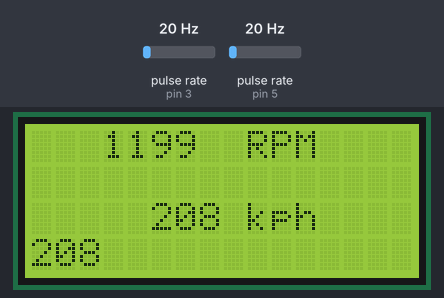
Bench run of a sketch on a simulated Arduino Uno, built with avr-gcc and run on an emulated ATmega328P. Parts: 16×4 character LCD. Wiring (inferred from the names in the program): 2 × pulse sensor: data pin 3 / data pin 5. The test bench sets the inputs (shaded band); at power-on: pulse rate (sensors on pin 3, pin 5) 20 Hz. What the sketch prints to the serial monitor is not drawn.

Above: at 1.2 s.
1.3 s: pulse rate (sensor on pin 3) set to 150 Hz
At 1.53 s:
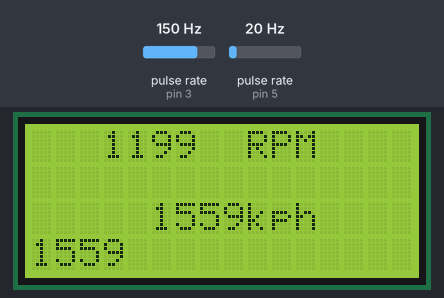
2.9 s: pulse rate (sensor on pin 5) set to 50 Hz
At 4.9 s:
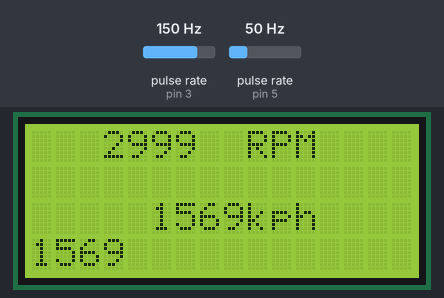
5.0 s: pulse rate (sensor on pin 3) set to 4 Hz
At 5.7 s:
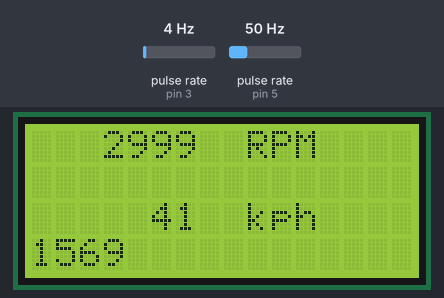
6.8 s: pulse rate (sensor on pin 5) set to 150 Hz
At 7.89 s:
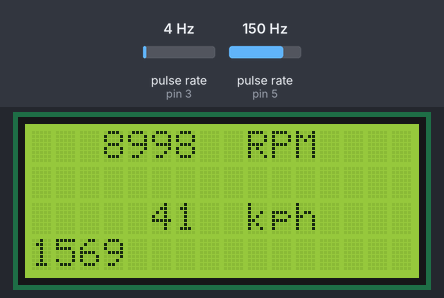
8.3 s: pulse rate (sensor on pin 3) set to 100 Hz
At 8.79 s:
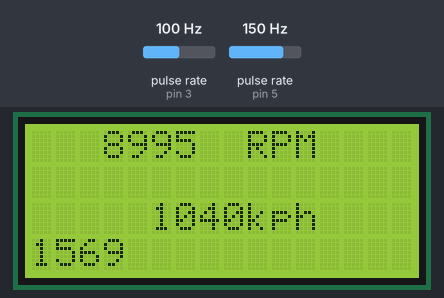
10.0 s: pulse rate (sensor on pin 5) set to 196 Hz
At 12.35 s:
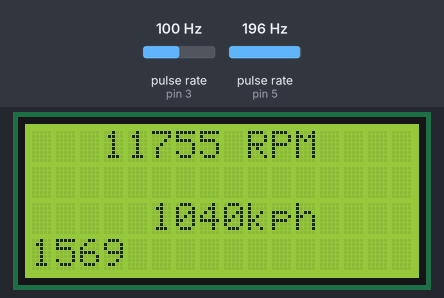
Timing chart, 0 to 12.5 s (numbered marks = the images above; inputs shaded):
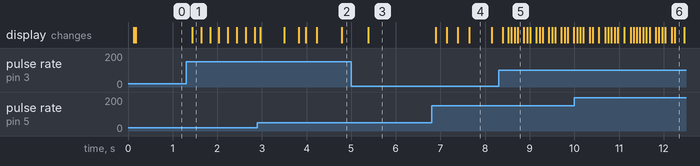

The sketch:

dashboard_1.0.ino
```cpp
/**************
 *  CURT FS   *
 * 18/4/2016  *
 *            *
 * Omar Gamal *
 **************/

//testing timers to hold the processors before counting
int timer1 = 0;
int timer2 = 0;

//The tyre outer radius of our FS wheel in cm.
#define RADIUS 23

//virtual ground pin, should be revised
#define VIRTUAL_GND 12

//SPEED_SIGNAL = wheel speed hall effect sensor, RPM_SIGNAL = rpm from engine ECU
#define SPEED_SIGNAL 3
#define RPM_SIGNAL 5


//LCD Library and configurations to 4-bit data mode
#include <LiquidCrystal.h>
LiquidCrystal lcd(11, 10, 9, 8, 7, 6);

//durations must be unsigned long because micros expand very quickly.
unsigned long int speed_duration;
unsigned long int rpm_duration;

//16-bit variables to hold rpm, kph, max speed and engine rpm values is more than enough. max of 65536
unsigned int wheel_rpm;
unsigned int kph;
unsigned int max_speed = 0;
unsigned int engine_rpm = 0;


//setup and configurations function
void setup()
{
  //another power supply from arduino to get 5 out of the sensor not used with our FS car.
  //works with the power bank.
  //pinMode(9, OUTPUT);
  //analogWrite(9, 400);

  //Setting the virtual ground pin *must check the pin 12*
  pinMode(VIRTUAL_GND, INPUT);//NEVER put it output or you fry the Dueno!

  //Sensors pin configurations
  pinMode(SPEED_SIGNAL, INPUT);
  pinMode(RPM_SIGNAL, INPUT);

  //Serial communication baud rate
  Serial.begin(9600);

  //LCD Initialization
  lcd.begin(16, 4);
  lcd.clear();

  lcd.setCursor(0, 0);
  lcd.print("   0     RPM    ");


  //Putting the constant characters on the LCD
  lcd.setCursor(9, 2);
  lcd.print("kph");

  lcd.setCursor(3, 2);
  lcd.print("  0  ");
}

void loop()
{
  //returns the us of the revolution and returns 0 if less than 5.8 rpm
  //or 1 kph
  while((digitalRead(SPEED_SIGNAL) == HIGH) && (timer1 < 10000))
  {
    timer1++;
  }

  speed_duration = pulseIn(SPEED_SIGNAL, HIGH, 5202477);

  timer1 = 0;
  //If the wheel isn't moving or slower than 1 kph
  if(speed_duration == 0)
  {
    wheel_rpm = 0;
    kph = 0;

    lcd.setCursor(0, 2);
    lcd.print("     0   kph    ");

    Serial.print("SPEED   ");
    Serial.println(kph);
  }

  //If the wheel is moving any thing higher than 5.8 rpm or 1 kph
  else
  {
    //converting from us to rpm
    wheel_rpm = 60000000/(float(speed_duration));

    //converting from rpm to kph
    kph = (wheel_rpm * 0.0012 * RADIUS * 3.141592654);

    lcd.setCursor(0, 2);
    lcd.print("     0   kph    ");

    lcd.setCursor(5, 2);
    lcd.print(kph);

    Serial.print("SPEED   ");
    Serial.println(kph);
  }

  max_speed = (max_speed > kph ? max_speed : kph);

  lcd.setCursor(0, 3);
  lcd.print(max_speed);


  //engine rpm calculations
  while((digitalRead(RPM_SIGNAL) == HIGH) && (timer2 < 10000))
  {
    timer2++;
  }

  rpm_duration = pulseIn(RPM_SIGNAL, HIGH);
  timer2 = 0;

  if (rpm_duration != 0)
  {
    //converting from us to rpm. Multiplied by 1/2 because ECU returns double the RPM
    engine_rpm = (0.5 * 60000000)/(float(rpm_duration));

    lcd.setCursor(0, 0);
    lcd.print("         RPM    ");

    lcd.setCursor(3, 0);
    lcd.print(engine_rpm);

    Serial.print("RPM   ");
    Serial.println(engine_rpm);
  }

  else
  {
    lcd.setCursor(0, 0);
    lcd.print("   0     RPM    ");

    Serial.print("RPM   ");
    Serial.println(engine_rpm);
  }

  //should be optimized like the high performance cars and changed to millis() to free the processor
  delay(50);
}
```

Measured:
- after the input at 1.3 s, the display: changes after 0.14 s (image 1)
- after the input at 2.9 s, the display: first changes after 0.06 s (image 2 shows a later state)
- after the input at 5.0 s, the display: changes after 0.38 s (image 3)
- after the input at 6.8 s, the display: first changes after 0.09 s (image 4 shows a later state)
- after the input at 8.3 s, the display: first differs from a run without the input after 0.21 s (image 5 shows a later state)
- after the input at 10.0 s, the display: first changes after 0.06 s (image 6 shows a later state)
